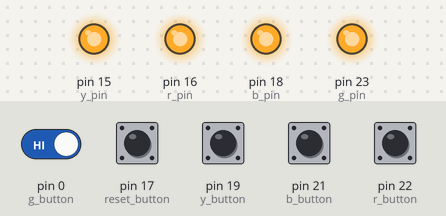
The sketch below on a simulated Arduino Mega 2560, built with avr-gcc and run on an emulated ATmega2560. On the bench: output pins drawn as LEDs (lit = HIGH). The test bench sets the inputs (shaded band); at power-on: pin 0 (g_button), pin 17 (reset_button), pin 22 (r_button) HIGH, pin 19 (y_button), pin 21 (b_button) LOW. Random numbers use the default seed unless the sketch sets one.

Above: at 2.7 s.
2.8 s: pin 17 (reset_button) pulled LOW for 0.15 s
At 3.4 s:
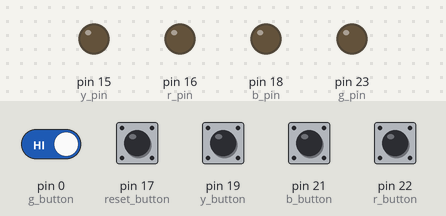
5.9 s: pin 17 (reset_button) pulled LOW for 1 s
At 7.1 s:
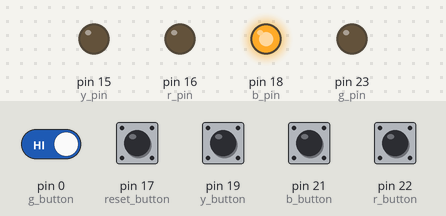
9.4 s: pin 17 (reset_button) pulled LOW for 0.15 s
At 10.6 s:
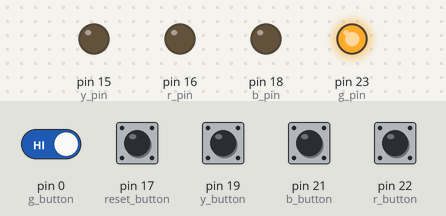
12.2 s: pin 0 (g_button) driven LOW and pin 17 (reset_button) driven LOW
At 15.1 s:
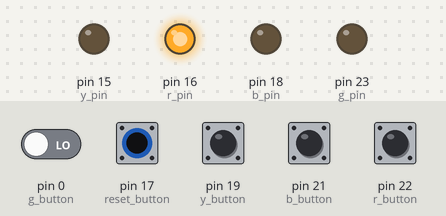
15.2 s: pin 17 (reset_button) driven HIGH
At 16.8 s:
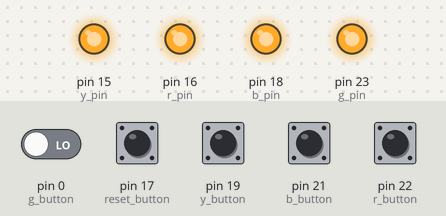
17.0 s: pin 17 (reset_button) driven LOW
At 17.6 s:
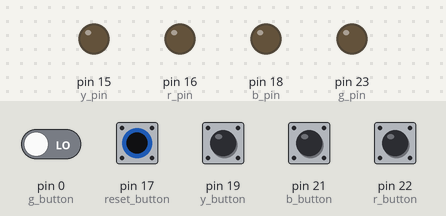
Timing chart, 0 to 21.0 s (numbered marks = the images above; inputs shaded):
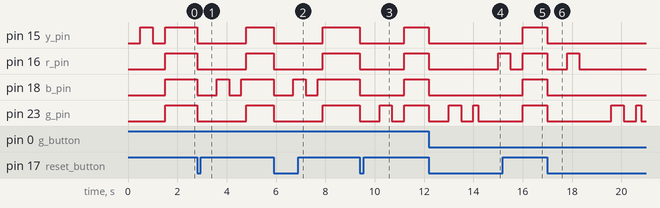

The sketch:

sketch.ino
```cpp
//Montagem dos pinos dos LEDs
int r_pin = 16;
int b_pin = 18;
int g_pin = 23;
int y_pin = 15;

//Montagem dos botões
int r_button = 22;
int b_button = 21;
int g_button = 0;
int y_button = 19;
int reset_button = 17;

int nivel = 1; //Nível inicial
int velocidade = 500; //Velocidade das piscadas

const int limite = 50; //Nível máximo
int minha_lista[limite]; //Sequência de botões apertados do usuário
int lista_correta[limite]; //Sequência correta dos botões

void setup() { //Inicializa o jogo
  pinMode(r_pin, OUTPUT);
  pinMode(b_pin, OUTPUT);
  pinMode(g_pin, OUTPUT);
  pinMode(y_pin, OUTPUT);
  pinMode(r_button, INPUT);
  pinMode(b_button, INPUT);
  pinMode(g_button, INPUT);
  pinMode(y_button, INPUT);
  pinMode(reset_button, INPUT);
  delay(500);
  criar_sequencia();
  mostrar_sequencia();
  receber_sequencia();
}

void loop() {//Configura o botão de reset
  int sla = 0;
  while (sla == 0) {
    if (digitalRead(reset_button) == LOW) {
      resetar();
      sla = 1;
    }
  }
}

void mostrar_sequencia() { //Exibe a sequência da piscagem dos LEDs
  apagar_todos();
  for(int i = 0; i < nivel; i++) {
    digitalWrite(lista_correta[i], HIGH);
    delay(velocidade);
    digitalWrite(lista_correta[i], LOW);
    delay(velocidade);
  }
}

void criar_sequencia() {//Cria a sequência de piscagem dos LEDs
  int escolha;
  for(int i = 0; i < nivel; i++) {
    int rand_number = random(0,4);
    if (rand_number == 0) {
      escolha = 16;
    }
    if (rand_number == 1) {
      escolha = 18;
    }
    if (rand_number == 2) {
      escolha = 23;
    }
    if (rand_number == 3) {
      escolha = 15;
    }
    lista_correta[i] = escolha;
  }
}

void receber_sequencia() {//Recebe a sequência de input do usuário por meio dos botões, e compara com a sequência correta
  int control = 0; //Variável de controle
  for (int i = 0; i < nivel; i++) {
    control = 0;
    while (control == 0) {
      if (digitalRead(r_button) == LOW) {//Botão vermelho
        digitalWrite(r_pin, HIGH);
        minha_lista[i] = 16;
        if (minha_lista[i] != lista_correta[i]) {
          game_over();
          return;
        }
        control = 1;
        delay(200);
        digitalWrite(r_pin, LOW);
      }
      if (digitalRead(g_button) == LOW) {//Botão verde
        digitalWrite(g_pin, HIGH);
        minha_lista[i] = 23;
        if (minha_lista[i] != lista_correta[i]) {
          game_over();
          return;
        }
        control = 1;
        delay(200);
        digitalWrite(g_pin, LOW);
      }
      if (digitalRead(b_button) == LOW) {//Botão azul
        digitalWrite(b_pin, HIGH);
        minha_lista[i] = 18;
        if (minha_lista[i] != lista_correta[i]) {
          game_over();
          return;
        }
        control = 1;
        delay(200);
        digitalWrite(b_pin, LOW);
      }
      if (digitalRead(y_button) == LOW) {//Botão amarelo
        digitalWrite(y_pin, HIGH);
        minha_lista[i] = 15;
        if (minha_lista[i] != lista_correta[i]) {
          game_over();
          return;
        }
        control = 1;
        delay(200);
        digitalWrite(y_pin, LOW);
      }
      if (digitalRead(reset_button) == LOW) {//Botão do reset
        resetar();
      }
    }
  }
  delay(200);
  ganhou(); //Caso acerte a sequência, ganha a rodada
}

void game_over() {//Acende os LEDs, indicando game over
  acender_todos();
}

void ganhou() {//pisca o LED após ganhar
  for (int i = 0; i < 3; i++) {
    acender_todos();
    delay(400);
    apagar_todos();
    delay(400);
  }
  nivel ++; //Aumenta o nível
  velocidade -= 25; //Aumenta a velocidade das piscadas
  if (velocidade < 200) {//Estabelece um limite mínimo de velocidade
    velocidade = 200;
  }
  resetar();
}

void resetar() {//Reinicia a rodada
  apagar_todos();
  delay(800);
  criar_sequencia();
  mostrar_sequencia();
  receber_sequencia();
}

void acender_todos() {
  digitalWrite(r_pin, HIGH);
  digitalWrite(b_pin, HIGH);
  digitalWrite(y_pin, HIGH);
  digitalWrite(g_pin, HIGH);
}

void apagar_todos() {
  digitalWrite(r_pin, LOW);
  digitalWrite(b_pin, LOW);
  digitalWrite(y_pin, LOW);
  digitalWrite(g_pin, LOW);
}
```

Measured:
- after the input at 2.8 s, pin 15 (y_pin), pin 16 (r_pin), pin 23 (g_pin): HIGH → LOW at once, → HIGH 2.0 s later; pin 18 (b_pin): HIGH → LOW at once, → HIGH 0.80 s later, → LOW 0.50 s later, → HIGH 0.50 s later
- after the input at 5.9 s, pin 15 (y_pin), pin 16 (r_pin), pin 23 (g_pin): HIGH → LOW at once, → HIGH 2.0 s later; pin 18 (b_pin): HIGH → LOW at once, → HIGH 0.80 s later, → LOW 0.50 s later, → HIGH 0.50 s later
- after the input at 9.4 s, pin 15 (y_pin), pin 16 (r_pin), pin 18 (b_pin): HIGH → LOW at once, → HIGH 1.8 s later; pin 23 (g_pin): HIGH → LOW at once, → HIGH 0.80 s later, → LOW 0.50 s later, → HIGH 0.50 s later
- after the input at 12.2 s, pin 15 (y_pin), pin 18 (b_pin): HIGH → LOW at once; pin 16 (r_pin): HIGH → LOW at once, → HIGH 2.8 s later; pin 23 (g_pin): goes LOW 0.80 s, HIGH 0.50 s, LOW 0.50 s, HIGH 0.20 s, then LOW, starting at once
- after the input at 15.2 s, pin 15 (y_pin), pin 18 (b_pin), pin 23 (g_pin): LOW → HIGH after 0.80 s
- after the input at 17.0 s, pin 15 (y_pin), pin 18 (b_pin): HIGH → LOW at once; pin 16 (r_pin): HIGH → LOW at once, → HIGH 0.80 s later, → LOW 0.50 s later; pin 23 (g_pin): goes LOW 2.6 s, HIGH 0.50 s, LOW 0.50 s, HIGH 0.20 s, then LOW, starting at once
